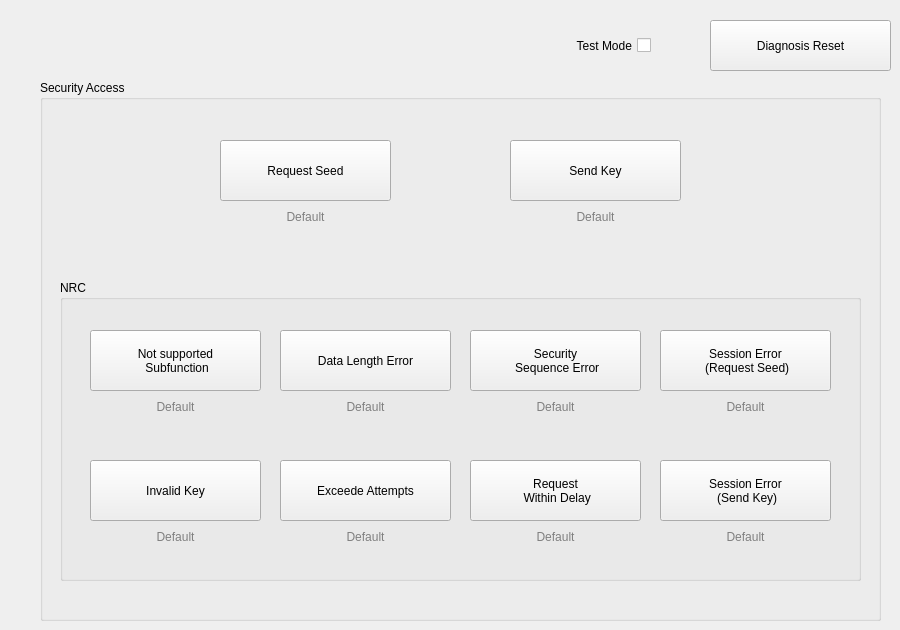
    <widget class="QWidget" name="diagnosis_sec_acc">
     <attribute name="title">
      <string>Diagnosis - Security Access</string>
     </attribute>
     <widget class="QGroupBox" name="secu_box">
      <property name="geometry">
       <rect>
        <x>40</x>
        <y>80</y>
        <width>841</width>
        <height>541</height>
       </rect>
      </property>
      <property name="title">
       <string>Security Access</string>
      </property>
      <widget class="QGroupBox" name="secu_nrc_box">
       <property name="geometry">
        <rect>
         <x>20</x>
         <y>200</y>
         <width>801</width>
         <height>301</height>
        </rect>
       </property>
       <property name="title">
        <string>NRC</string>
       </property>
       <widget class="QPushButton" name="btn_sec_nrc_12">
        <property name="geometry">
         <rect>
          <x>30</x>
          <y>50</y>
          <width>171</width>
          <height>61</height>
         </rect>
        </property>
        <property name="text">
         <string>Not supported 
 Subfunction</string>
        </property>
       </widget>
       <widget class="QLabel" name="label_sec_nrc_12">
        <property name="geometry">
         <rect>
          <x>30</x>
          <y>120</y>
          <width>171</width>
          <height>20</height>
         </rect>
        </property>
        <property name="styleSheet">
         <string notr="true">color: gray</string>
        </property>
        <property name="text">
         <string>Default</string>
        </property>
        <property name="alignment">
         <set>Qt::AlignHCenter|Qt::AlignTop</set>
        </property>
       </widget>
       <widget class="QPushButton" name="btn_sec_nrc_13">
        <property name="geometry">
         <rect>
          <x>220</x>
          <y>50</y>
          <width>171</width>
          <height>61</height>
         </rect>
        </property>
        <property name="text">
         <string>Data Length Error</string>
        </property>
       </widget>
       <widget class="QLabel" name="label_sec_nrc_13">
        <property name="geometry">
         <rect>
          <x>220</x>
          <y>120</y>
          <width>171</width>
          <height>20</height>
         </rect>
        </property>
        <property name="styleSheet">
         <string notr="true">color: gray</string>
        </property>
        <property name="text">
         <string>Default</string>
        </property>
        <property name="alignment">
         <set>Qt::AlignHCenter|Qt::AlignTop</set>
        </property>
       </widget>
       <widget class="QPushButton" name="btn_sec_nrc_35">
        <property name="geometry">
         <rect>
          <x>30</x>
          <y>180</y>
          <width>171</width>
          <height>61</height>
         </rect>
        </property>
        <property name="text">
         <string>Invalid Key</string>
        </property>
       </widget>
       <widget class="QLabel" name="label_sec_nrc_35">
        <property name="geometry">
         <rect>
          <x>30</x>
          <y>250</y>
          <width>171</width>
          <height>20</height>
         </rect>
        </property>
        <property name="styleSheet">
         <string notr="true">color: gray</string>
        </property>
        <property name="text">
         <string>Default</string>
        </property>
        <property name="alignment">
         <set>Qt::AlignHCenter|Qt::AlignTop</set>
        </property>
       </widget>
       <widget class="QLabel" name="label_sec_nrc_36">
        <property name="geometry">
         <rect>
          <x>220</x>
          <y>250</y>
          <width>171</width>
          <height>20</height>
         </rect>
        </property>
        <property name="styleSheet">
         <string notr="true">color: gray</string>
        </property>
        <property name="text">
         <string>Default</string>
        </property>
        <property name="alignment">
         <set>Qt::AlignHCenter|Qt::AlignTop</set>
        </property>
       </widget>
       <widget class="QPushButton" name="btn_sec_nrc_36">
        <property name="geometry">
         <rect>
          <x>220</x>
          <y>180</y>
          <width>171</width>
          <height>61</height>
         </rect>
        </property>
        <property name="text">
         <string>Exceede Attempts</string>
        </property>
       </widget>
       <widget class="QPushButton" name="btn_sec_nrc_24">
        <property name="geometry">
         <rect>
          <x>410</x>
          <y>50</y>
          <width>171</width>
          <height>61</height>
         </rect>
        </property>
        <property name="text">
         <string>Security 
 Sequence Error</string>
        </property>
       </widget>
       <widget class="QLabel" name="label_sec_nrc_24">
        <property name="geometry">
         <rect>
          <x>410</x>
          <y>120</y>
          <width>171</width>
          <height>20</height>
         </rect>
        </property>
        <property name="styleSheet">
         <string notr="true">color: gray</string>
        </property>
        <property name="text">
         <string>Default</string>
        </property>
        <property name="alignment">
         <set>Qt::AlignHCenter|Qt::AlignTop</set>
        </property>
       </widget>
       <widget class="QPushButton" name="btn_sec_nrc_37">
        <property name="geometry">
         <rect>
          <x>410</x>
          <y>180</y>
          <width>171</width>
          <height>61</height>
         </rect>
        </property>
        <property name="text">
         <string>Request 
 Within Delay</string>
        </property>
       </widget>
       <widget class="QLabel" name="label_sec_nrc_37">
        <property name="geometry">
         <rect>
          <x>410</x>
          <y>250</y>
          <width>171</width>
          <height>20</height>
         </rect>
        </property>
        <property name="styleSheet">
         <string notr="true">color: gray</string>
        </property>
        <property name="text">
         <string>Default</string>
        </property>
        <property name="alignment">
         <set>Qt::AlignHCenter|Qt::AlignTop</set>
        </property>
       </widget>
       <widget class="QPushButton" name="btn_sec_nrc_7f_req">
        <property name="geometry">
         <rect>
          <x>600</x>
          <y>50</y>
          <width>171</width>
          <height>61</height>
         </rect>
        </property>
        <property name="text">
         <string>Session Error 
 (Request Seed)</string>
        </property>
       </widget>
       <widget class="QPushButton" name="btn_sec_nrc_7f_send">
        <property name="geometry">
         <rect>
          <x>600</x>
          <y>180</y>
          <width>171</width>
          <height>61</height>
         </rect>
        </property>
        <property name="text">
         <string>Session Error 
 (Send Key)</string>
        </property>
       </widget>
       <widget class="QLabel" name="label_sec_nrc_7f_send">
        <property name="geometry">
         <rect>
          <x>600</x>
          <y>250</y>
          <width>171</width>
          <height>20</height>
         </rect>
        </property>
        <property name="styleSheet">
         <string notr="true">color: gray</string>
        </property>
        <property name="text">
         <string>Default</string>
        </property>
        <property name="alignment">
         <set>Qt::AlignHCenter|Qt::AlignTop</set>
        </property>
       </widget>
       <widget class="QLabel" name="label_sec_nrc_7f_req">
        <property name="geometry">
         <rect>
          <x>600</x>
          <y>120</y>
          <width>171</width>
          <height>20</height>
         </rect>
        </property>
        <property name="styleSheet">
         <string notr="true">color: gray</string>
        </property>
        <property name="text">
         <string>Default</string>
        </property>
        <property name="alignment">
         <set>Qt::AlignHCenter|Qt::AlignTop</set>
        </property>
       </widget>
      </widget>
      <widget class="QLabel" name="label_sec_req_seed">
       <property name="geometry">
        <rect>
         <x>180</x>
         <y>130</y>
         <width>171</width>
         <height>20</height>
        </rect>
       </property>
       <property name="styleSheet">
        <string notr="true">color: gray</string>
       </property>
       <property name="text">
        <string>Default</string>
       </property>
       <property name="alignment">
        <set>Qt::AlignHCenter|Qt::AlignTop</set>
       </property>
      </widget>
      <widget class="QPushButton" name="btn_sec_req_seed">
       <property name="geometry">
        <rect>
         <x>180</x>
         <y>60</y>
         <width>171</width>
         <height>61</height>
        </rect>
       </property>
       <property name="text">
        <string>Request Seed</string>
       </property>
      </widget>
      <widget class="QPushButton" name="btn_sec_send_key">
       <property name="geometry">
        <rect>
         <x>470</x>
         <y>60</y>
         <width>171</width>
         <height>61</height>
        </rect>
       </property>
       <property name="text">
        <string>Send Key</string>
       </property>
      </widget>
      <widget class="QLabel" name="label_sec_send_key">
       <property name="geometry">
        <rect>
         <x>470</x>
         <y>130</y>
         <width>171</width>
         <height>20</height>
        </rect>
       </property>
       <property name="styleSheet">
        <string notr="true">color: gray</string>
       </property>
       <property name="text">
        <string>Default</string>
       </property>
       <property name="alignment">
        <set>Qt::AlignHCenter|Qt::AlignTop</set>
       </property>
      </widget>
     </widget>
     <widget class="QPushButton" name="btn_diag_reset_sec">
      <property name="geometry">
       <rect>
        <x>710</x>
        <y>20</y>
        <width>181</width>
        <height>51</height>
       </rect>
      </property>
      <property name="text">
       <string>Diagnosis Reset</string>
      </property>
     </widget>
     <widget class="QCheckBox" name="chkbox_diag_test_mode_sec">
      <property name="geometry">
       <rect>
        <x>510</x>
        <y>30</y>
        <width>141</width>
        <height>31</height>
       </rect>
      </property>
      <property name="layoutDirection">
       <enum>Qt::RightToLeft</enum>
      </property>
      <property name="text">
       <string>Test Mode</string>
      </property>
     </widget>
    </widget>
